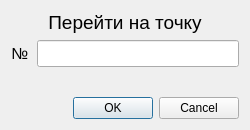
<?xml version="1.0" encoding="UTF-8"?>
<ui version="4.0">
 <class>ToSelectionPointDialog</class>
 <widget class="QDialog" name="ToSelectionPointDialog">
  <property name="geometry">
   <rect>
    <x>0</x>
    <y>0</y>
    <width>250</width>
    <height>130</height>
   </rect>
  </property>
  <property name="windowTitle">
   <string>Курсор на точку</string>
  </property>
  <layout class="QGridLayout" name="gridLayout">
   <item row="1" column="0">
    <widget class="QLabel" name="toPointNumberLabel">
     <property name="sizePolicy">
      <sizepolicy hsizetype="Preferred" vsizetype="Preferred">
       <horstretch>1</horstretch>
       <verstretch>0</verstretch>
      </sizepolicy>
     </property>
     <property name="font">
      <font>
       <pointsize>12</pointsize>
      </font>
     </property>
     <property name="text">
      <string>№</string>
     </property>
    </widget>
   </item>
   <item row="0" column="0" colspan="2">
    <widget class="QLabel" name="toPointTitleLabel">
     <property name="font">
      <font>
       <pointsize>14</pointsize>
      </font>
     </property>
     <property name="text">
      <string>Перейти на точку</string>
     </property>
     <property name="alignment">
      <set>Qt::AlignCenter</set>
     </property>
    </widget>
   </item>
   <item row="1" column="1">
    <widget class="QLineEdit" name="toPointNumberLineEdit">
     <property name="sizePolicy">
      <sizepolicy hsizetype="Expanding" vsizetype="Fixed">
       <horstretch>10</horstretch>
       <verstretch>0</verstretch>
      </sizepolicy>
     </property>
     <property name="font">
      <font>
       <pointsize>12</pointsize>
      </font>
     </property>
    </widget>
   </item>
   <item row="3" column="0" colspan="2">
    <widget class="QDialogButtonBox" name="buttonBox">
     <property name="orientation">
      <enum>Qt::Horizontal</enum>
     </property>
     <property name="standardButtons">
      <set>QDialogButtonBox::Cancel|QDialogButtonBox::Ok</set>
     </property>
    </widget>
   </item>
   <item row="2" column="0" colspan="2">
    <spacer name="verticalSpacer">
     <property name="orientation">
      <enum>Qt::Vertical</enum>
     </property>
     <property name="sizeHint" stdset="0">
      <size>
       <width>20</width>
       <height>100</height>
      </size>
     </property>
    </spacer>
   </item>
  </layout>
 </widget>
 <resources/>
 <connections>
  <connection>
   <sender>buttonBox</sender>
   <signal>accepted()</signal>
   <receiver>ToSelectionPointDialog</receiver>
   <slot>accept()</slot>
   <hints>
    <hint type="sourcelabel">
     <x>248</x>
     <y>254</y>
    </hint>
    <hint type="destinationlabel">
     <x>157</x>
     <y>274</y>
    </hint>
   </hints>
  </connection>
  <connection>
   <sender>buttonBox</sender>
   <signal>rejected()</signal>
   <receiver>ToSelectionPointDialog</receiver>
   <slot>reject()</slot>
   <hints>
    <hint type="sourcelabel">
     <x>316</x>
     <y>260</y>
    </hint>
    <hint type="destinationlabel">
     <x>286</x>
     <y>274</y>
    </hint>
   </hints>
  </connection>
 </connections>
</ui>
